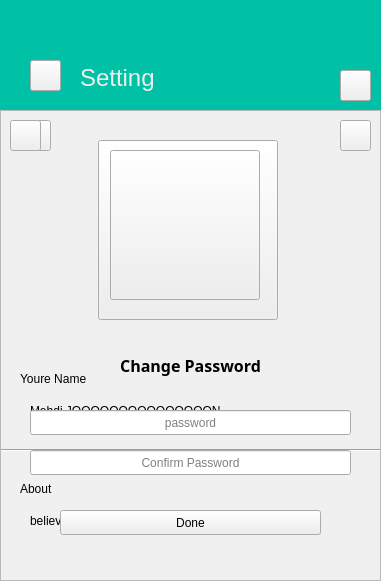
   <widget class="QFrame" name="setting_FRM">
    <property name="geometry">
     <rect>
      <x>800</x>
      <y>600</y>
      <width>381</width>
      <height>581</height>
     </rect>
    </property>
    <property name="frameShape">
     <enum>QFrame::StyledPanel</enum>
    </property>
    <property name="frameShadow">
     <enum>QFrame::Raised</enum>
    </property>
    <widget class="QLabel" name="bk_sett_LBL">
     <property name="geometry">
      <rect>
       <x>0</x>
       <y>0</y>
       <width>381</width>
       <height>1300</height>
      </rect>
     </property>
     <property name="styleSheet">
      <string notr="true">background-color: rgb(240, 240, 240);</string>
     </property>
     <property name="text">
      <string/>
     </property>
    </widget>
    <widget class="QPushButton" name="menu_bk_BTN">
     <property name="geometry">
      <rect>
       <x>30</x>
       <y>60</y>
       <width>31</width>
       <height>31</height>
      </rect>
     </property>
     <property name="cursor">
      <cursorShape>PointingHandCursor</cursorShape>
     </property>
     <property name="styleSheet">
      <string notr="true">pushButton&gt;setStyleSheet(&quot;QPushButton{background:transparent;}&quot;);</string>
     </property>
     <property name="text">
      <string/>
     </property>
     <property name="icon">
      <iconset>
       <normaloff>../../icons/menu (copy).png</normaloff>../../icons/menu (copy).png</iconset>
     </property>
     <property name="iconSize">
      <size>
       <width>25</width>
       <height>25</height>
      </size>
     </property>
     <property name="flat">
      <bool>false</bool>
     </property>
    </widget>
    <widget class="QLabel" name="label_4">
     <property name="geometry">
      <rect>
       <x>0</x>
       <y>0</y>
       <width>382</width>
       <height>111</height>
      </rect>
     </property>
     <property name="styleSheet">
      <string notr="true">background-color: rgb(0, 193, 165);</string>
     </property>
     <property name="text">
      <string/>
     </property>
    </widget>
    <widget class="QLabel" name="label_5">
     <property name="geometry">
      <rect>
       <x>80</x>
       <y>58</y>
       <width>121</width>
       <height>41</height>
      </rect>
     </property>
     <property name="text">
      <string>&lt;html&gt;&lt;head/&gt;&lt;body&gt;&lt;p&gt;&lt;span style=&quot; font-size:18pt; color:#eeeeec;&quot;&gt;Setting&lt;/span&gt;&lt;/p&gt;&lt;/body&gt;&lt;/html&gt;</string>
     </property>
    </widget>
    <widget class="QPushButton" name="profile_LBL">
     <property name="geometry">
      <rect>
       <x>98</x>
       <y>140</y>
       <width>180</width>
       <height>180</height>
      </rect>
     </property>
     <property name="cursor">
      <cursorShape>PointingHandCursor</cursorShape>
     </property>
     <property name="text">
      <string/>
     </property>
     <property name="iconSize">
      <size>
       <width>179</width>
       <height>179</height>
      </size>
     </property>
    </widget>
    <widget class="QLabel" name="label">
     <property name="geometry">
      <rect>
       <x>-20</x>
       <y>350</y>
       <width>451</width>
       <height>191</height>
      </rect>
     </property>
     <property name="text">
      <string/>
     </property>
    </widget>
    <widget class="QLabel" name="label_10">
     <property name="geometry">
      <rect>
       <x>20</x>
       <y>370</y>
       <width>121</width>
       <height>17</height>
      </rect>
     </property>
     <property name="text">
      <string>Youre Name</string>
     </property>
    </widget>
    <widget class="QLabel" name="label_11">
     <property name="geometry">
      <rect>
       <x>30</x>
       <y>390</y>
       <width>341</width>
       <height>41</height>
      </rect>
     </property>
     <property name="text">
      <string>Mehdi JOOOOOOOOOOOOOOON</string>
     </property>
    </widget>
    <widget class="QLabel" name="label_12">
     <property name="geometry">
      <rect>
       <x>30</x>
       <y>500</y>
       <width>341</width>
       <height>41</height>
      </rect>
     </property>
     <property name="text">
      <string>believe yourself</string>
     </property>
    </widget>
    <widget class="QLabel" name="label_13">
     <property name="geometry">
      <rect>
       <x>20</x>
       <y>480</y>
       <width>121</width>
       <height>17</height>
      </rect>
     </property>
     <property name="text">
      <string>About</string>
     </property>
    </widget>
    <widget class="Line" name="line">
     <property name="geometry">
      <rect>
       <x>-33</x>
       <y>440</y>
       <width>471</width>
       <height>20</height>
      </rect>
     </property>
     <property name="lineWidth">
      <number>1</number>
     </property>
     <property name="orientation">
      <enum>Qt::Horizontal</enum>
     </property>
    </widget>
    <widget class="QFrame" name="frame_3">
     <property name="geometry">
      <rect>
       <x>0</x>
       <y>110</y>
       <width>381</width>
       <height>471</height>
      </rect>
     </property>
     <property name="frameShape">
      <enum>QFrame::StyledPanel</enum>
     </property>
     <property name="frameShadow">
      <enum>QFrame::Raised</enum>
     </property>
     <widget class="QPushButton" name="cancle_user_2">
      <property name="geometry">
       <rect>
        <x>110</x>
        <y>40</y>
        <width>150</width>
        <height>150</height>
       </rect>
      </property>
      <property name="cursor">
       <cursorShape>PointingHandCursor</cursorShape>
      </property>
      <property name="text">
       <string/>
      </property>
      <property name="iconSize">
       <size>
        <width>148</width>
        <height>148</height>
       </size>
      </property>
     </widget>
     <widget class="QPushButton" name="add_freind_2">
      <property name="geometry">
       <rect>
        <x>60</x>
        <y>400</y>
        <width>261</width>
        <height>25</height>
       </rect>
      </property>
      <property name="cursor">
       <cursorShape>PointingHandCursor</cursorShape>
      </property>
      <property name="text">
       <string>Done</string>
      </property>
     </widget>
     <widget class="QLabel" name="add_frindl_4">
      <property name="geometry">
       <rect>
        <x>-10</x>
        <y>220</y>
        <width>401</width>
        <height>261</height>
       </rect>
      </property>
      <property name="font">
       <font>
        <family>Garuda</family>
        <pointsize>13</pointsize>
        <weight>75</weight>
        <bold>true</bold>
       </font>
      </property>
      <property name="text">
       <string>&lt;html&gt;&lt;head/&gt;&lt;body&gt;&lt;p align=&quot;center&quot;&gt;&lt;span style=&quot; font-size:6pt; color:#eeeeec;&quot;&gt;0&lt;/span&gt;&lt;/p&gt;&lt;p align=&quot;center&quot;&gt;&lt;span style=&quot; font-size:12pt;&quot;&gt;Change Password&lt;/span&gt;&lt;/p&gt;&lt;/body&gt;&lt;/html&gt;</string>
      </property>
      <property name="alignment">
       <set>Qt::AlignHCenter|Qt::AlignTop</set>
      </property>
     </widget>
     <widget class="QLineEdit" name="user_add_3">
      <property name="geometry">
       <rect>
        <x>30</x>
        <y>300</y>
        <width>321</width>
        <height>25</height>
       </rect>
      </property>
      <property name="echoMode">
       <enum>QLineEdit::Password</enum>
      </property>
      <property name="alignment">
       <set>Qt::AlignCenter</set>
      </property>
      <property name="placeholderText">
       <string>password</string>
      </property>
      <property name="clearButtonEnabled">
       <bool>true</bool>
      </property>
     </widget>
     <widget class="QLineEdit" name="user_add_4">
      <property name="geometry">
       <rect>
        <x>30</x>
        <y>340</y>
        <width>321</width>
        <height>25</height>
       </rect>
      </property>
      <property name="echoMode">
       <enum>QLineEdit::Password</enum>
      </property>
      <property name="alignment">
       <set>Qt::AlignCenter</set>
      </property>
      <property name="placeholderText">
       <string>Confirm Password</string>
      </property>
      <property name="clearButtonEnabled">
       <bool>true</bool>
      </property>
     </widget>
     <widget class="QLabel" name="add_frindl_5">
      <property name="geometry">
       <rect>
        <x>-20</x>
        <y>0</y>
        <width>411</width>
        <height>481</height>
       </rect>
      </property>
      <property name="text">
       <string/>
      </property>
      <property name="alignment">
       <set>Qt::AlignCenter</set>
      </property>
     </widget>
     <widget class="QPushButton" name="menu_bk_BTN_3">
      <property name="geometry">
       <rect>
        <x>340</x>
        <y>10</y>
        <width>31</width>
        <height>31</height>
       </rect>
      </property>
      <property name="cursor">
       <cursorShape>PointingHandCursor</cursorShape>
      </property>
      <property name="styleSheet">
       <string notr="true">pushButton&gt;setStyleSheet(&quot;QPushButton{background:transparent;}&quot;);</string>
      </property>
      <property name="text">
       <string/>
      </property>
      <property name="icon">
       <iconset>
        <normaloff>../../icons/menu (copy).png</normaloff>../../icons/menu (copy).png</iconset>
      </property>
      <property name="iconSize">
       <size>
        <width>20</width>
        <height>20</height>
       </size>
      </property>
      <property name="flat">
       <bool>false</bool>
      </property>
     </widget>
     <widget class="QPushButton" name="add_freind_3">
      <property name="geometry">
       <rect>
        <x>10</x>
        <y>10</y>
        <width>31</width>
        <height>31</height>
       </rect>
      </property>
      <property name="cursor">
       <cursorShape>PointingHandCursor</cursorShape>
      </property>
      <property name="styleSheet">
       <string notr="true">pushButton&gt;setStyleSheet(&quot;QPushButton{background:transparent;}&quot;);</string>
      </property>
      <property name="text">
       <string/>
      </property>
      <property name="icon">
       <iconset>
        <normaloff>../../icons/menu (copy).png</normaloff>../../icons/menu (copy).png</iconset>
      </property>
      <property name="iconSize">
       <size>
        <width>20</width>
        <height>20</height>
       </size>
      </property>
      <property name="flat">
       <bool>false</bool>
      </property>
     </widget>
     <zorder>add_frindl_5</zorder>
     <zorder>cancle_user_2</zorder>
     <zorder>add_frindl_4</zorder>
     <zorder>user_add_3</zorder>
     <zorder>user_add_4</zorder>
     <zorder>add_freind_2</zorder>
     <zorder>menu_bk_BTN_3</zorder>
     <zorder>add_freind_3</zorder>
    </widget>
    <widget class="QPushButton" name="menu_bk_BTN_2">
     <property name="geometry">
      <rect>
       <x>20</x>
       <y>120</y>
       <width>31</width>
       <height>31</height>
      </rect>
     </property>
     <property name="cursor">
      <cursorShape>PointingHandCursor</cursorShape>
     </property>
     <property name="styleSheet">
      <string notr="true">pushButton&gt;setStyleSheet(&quot;QPushButton{background:transparent;}&quot;);</string>
     </property>
     <property name="text">
      <string/>
     </property>
     <property name="icon">
      <iconset>
       <normaloff>../../icons/menu (copy).png</normaloff>../../icons/menu (copy).png</iconset>
     </property>
     <property name="iconSize">
      <size>
       <width>25</width>
       <height>25</height>
      </size>
     </property>
     <property name="flat">
      <bool>false</bool>
     </property>
    </widget>
    <widget class="QPushButton" name="menu_bk_BTN_4">
     <property name="geometry">
      <rect>
       <x>340</x>
       <y>70</y>
       <width>31</width>
       <height>31</height>
      </rect>
     </property>
     <property name="cursor">
      <cursorShape>PointingHandCursor</cursorShape>
     </property>
     <property name="styleSheet">
      <string notr="true">pushButton&gt;setStyleSheet(&quot;QPushButton{background:transparent;}&quot;);</string>
     </property>
     <property name="text">
      <string/>
     </property>
     <property name="icon">
      <iconset>
       <normaloff>../../icons/menu (copy).png</normaloff>../../icons/menu (copy).png</iconset>
     </property>
     <property name="iconSize">
      <size>
       <width>25</width>
       <height>25</height>
      </size>
     </property>
     <property name="flat">
      <bool>false</bool>
     </property>
    </widget>
    <zorder>bk_sett_LBL</zorder>
    <zorder>label_4</zorder>
    <zorder>menu_bk_BTN</zorder>
    <zorder>label_5</zorder>
    <zorder>profile_LBL</zorder>
    <zorder>label</zorder>
    <zorder>label_10</zorder>
    <zorder>label_11</zorder>
    <zorder>label_12</zorder>
    <zorder>label_13</zorder>
    <zorder>line</zorder>
    <zorder>menu_bk_BTN_2</zorder>
    <zorder>frame_3</zorder>
    <zorder>menu_bk_BTN_4</zorder>
   </widget>
